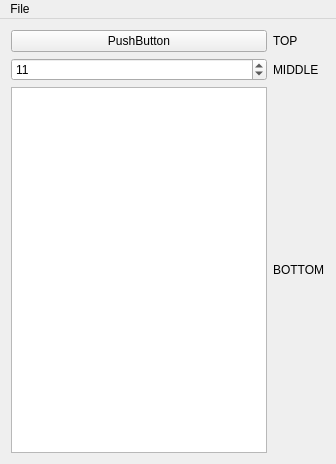
<?xml version="1.0" encoding="UTF-8"?>
<ui version="4.0">
 <class>MainWindow</class>
 <widget class="QMainWindow" name="MainWindow">
  <property name="geometry">
   <rect>
    <x>0</x>
    <y>0</y>
    <width>336</width>
    <height>464</height>
   </rect>
  </property>
  <property name="windowTitle">
   <string>OpenGLDemo</string>
  </property>
  <widget class="QWidget" name="centralWidget">
   <layout class="QGridLayout" name="gridLayout">
    <item row="1" column="1">
     <widget class="QSpinBox" name="spinBox">
      <property name="minimum">
       <number>-10</number>
      </property>
      <property name="maximum">
       <number>10</number>
      </property>
      <property name="singleStep">
       <number>2</number>
      </property>
      <property name="value">
       <number>3</number>
      </property>
      <property name="displayIntegerBase">
       <number>2</number>
      </property>
     </widget>
    </item>
    <item row="1" column="2">
     <widget class="QLabel" name="middleLable">
      <property name="text">
       <string>MIDDLE</string>
      </property>
     </widget>
    </item>
    <item row="0" column="2">
     <widget class="QLabel" name="topLabel">
      <property name="text">
       <string>TOP</string>
      </property>
     </widget>
    </item>
    <item row="3" column="2">
     <widget class="QLabel" name="bottomLable">
      <property name="text">
       <string>BOTTOM</string>
      </property>
     </widget>
    </item>
    <item row="0" column="1">
     <widget class="QPushButton" name="pushButton">
      <property name="text">
       <string>PushButton</string>
      </property>
     </widget>
    </item>
    <item row="3" column="1">
     <widget class="MyListWidget" name="listWidget"/>
    </item>
   </layout>
  </widget>
  <widget class="QMenuBar" name="menuBar">
   <property name="geometry">
    <rect>
     <x>0</x>
     <y>0</y>
     <width>336</width>
     <height>22</height>
    </rect>
   </property>
   <widget class="QMenu" name="menuFile">
    <property name="title">
     <string>File</string>
    </property>
    <addaction name="actionQuit"/>
   </widget>
   <addaction name="menuFile"/>
  </widget>
  <action name="actionQuit">
   <property name="text">
    <string>Quit</string>
   </property>
   <property name="shortcut">
    <string>Ctrl+Q</string>
   </property>
  </action>
 </widget>
 <layoutdefault spacing="6" margin="11"/>
 <customwidgets>
  <customwidget>
   <class>MyListWidget</class>
   <extends>QListWidget</extends>
   <header>mylistwidget.h</header>
  </customwidget>
 </customwidgets>
 <resources/>
 <connections/>
</ui>
